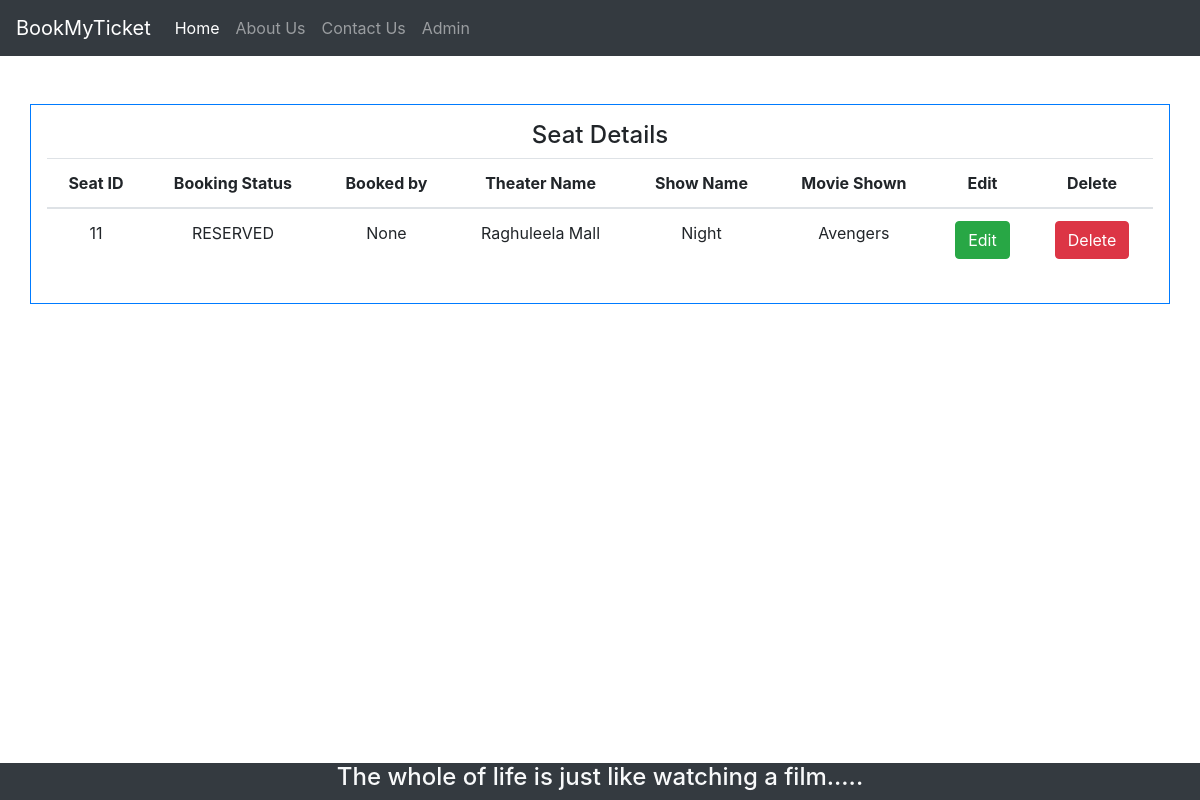
The app's page /theater_admin/seats/details/11/ with its own data.
### bookings/models.py (models this page shows, shortened)
class Seats(models.Model):
	BOOKING_STATUS = (
		('BOOKED', 'BOOKED'),
		('AVAILABLE', 'AVAILABLE'),
		('RESERVED','RESERVED'),
		('NOT_AVAILABLE','NOT_AVAILABLE')
	)
	booking_status = models.CharField(max_length=24, null=True, choices=BOOKING_STATUS, default=BOOKING_STATUS[1][0])
	booked_by_cust = models.ForeignKey(Customer, null=True, on_delete= models.SET_NULL)
	shows = models.ForeignKey(Shows, null=True, on_delete= models.SET_NULL)
	class Meta:
		db_table = 'Seats'

class Shows(models.Model):
	name = models.CharField(max_length=24, null=True)
	theater = models.ForeignKey(Theater, null=True, on_delete= models.CASCADE)
	movie_shown = models.ForeignKey(Movie, null=True, on_delete= models.SET_NULL)
	class Meta:
         db_table = 'Shows'

class Theater(models.Model):
	name = models.CharField(max_length=24, null=True)
	description = models.CharField(max_length=100, null=True)
	located_city = models.ForeignKey(City, null=True,on_delete=models.CASCADE)
	seats_count = models.IntegerField(default=0)
	service_charges = models.IntegerField(default=0)	# add up to movie charges in total bill.

class Movie(models.Model):
	name = models.CharField(max_length=24, null=True, default="")
	markup_price = models.IntegerField(default=0)
	duration_in_min = models.CharField(max_length=24, null=True, default="")
	genre = models.CharField(max_length=24, null=True, default="")
	release_date = models.CharField(max_length=24, null=True, default="")
	language_avail = models.CharField(max_length=24, null=True, default="")
	shown_in_theater = models.ManyToManyField(Theater)
	def __str__(self):
		return self.name

### bookings/views.py (the view)
# urls.py: path('theater_admin/seats/details/<str:seat_id>/', views.Admin_Seat_Details, name="list_seat_details"),
def Admin_Seat_Details(request, seat_id):
    seat = Seats.objects.get(id=seat_id)
    return render(request, 'bookings/webpages/Admin/Admin_Seat_Details.html', {'seat': seat})

### bookings/templates/bookings/webpages/Admin/Admin_Seat_Details.html
{% extends 'bookings/common/HeaderAndFooter.html' %}
{% block content %}
<div class="container text-center p-3 my-5 border border-primary">
    <h4>Seat Details</h4>
    <table class="table">
        <thead>
            <tr>
                <th scope="col">Seat ID</th>
                <th scope="col">Booking Status</th>
                <th scope="col">Booked by </th>
                <th scope="col">Theater Name</th>
                <th scope="col">Show Name</th>
                <th scope="col">Movie Shown</th>
                <th scope="col">Edit</th>
                <th scope="col">Delete</th>
            </tr>
        </thead>
        <tbody>
            <tr>
                <td>{{seat.id}}</td>
                <td>{{seat.booking_status}}</td>
                <td>{{seat.booked_by_cust}}</td>
                <td>{{seat.shows.theater.name}}</td>
                <td>{{seat.shows.name}}</td>
                <td>{{seat.shows.movie_shown}}</td>
                <td><a href="{% url 'update_seats' seat.id %}" class="btn btn-success">Edit </a></td>
                <td><a href="{% url 'delete_seats' seat.id %}" class="btn btn-danger">Delete</a></td>
            </tr>
        </tbody>
    </table>
</div>
{% endblock %}

### static/css/main.css (style rules this page uses)
html,body { height:100%; min-height:100%; }

### records on screen
Seats: id "11", booking_status "RESERVED", booked_by_cust "None", shows.theater.name "Raghuleela Mall", shows.name "Night", shows.movie_shown "Avengers"
